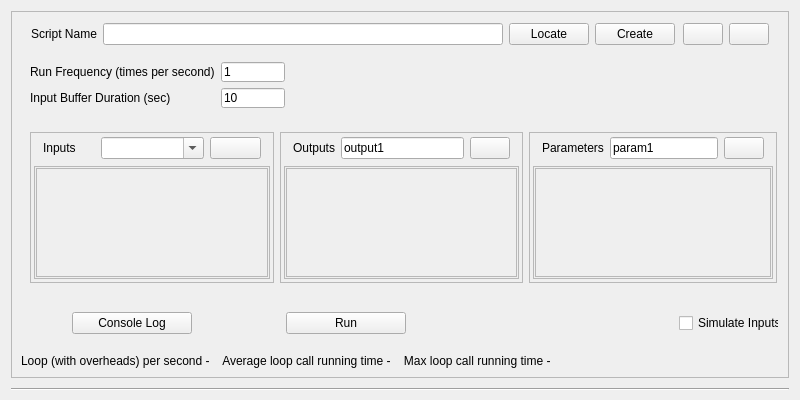
<?xml version="1.0" encoding="UTF-8"?>
<ui version="4.0">
 <class>TopLevelWidget</class>
 <widget class="QWidget" name="TopLevelWidget">
  <property name="geometry">
   <rect>
    <x>0</x>
    <y>0</y>
    <width>800</width>
    <height>400</height>
   </rect>
  </property>
  <property name="sizePolicy">
   <sizepolicy hsizetype="Preferred" vsizetype="Expanding">
    <horstretch>0</horstretch>
    <verstretch>0</verstretch>
   </sizepolicy>
  </property>
  <property name="minimumSize">
   <size>
    <width>620</width>
    <height>400</height>
   </size>
  </property>
  <property name="windowTitle">
   <string>Form</string>
  </property>
  <layout class="QVBoxLayout" name="TopLevelLayout">
   <property name="spacing">
    <number>1</number>
   </property>
   <property name="bottomMargin">
    <number>9</number>
   </property>
   <item>
    <widget class="QFrame" name="frame">
     <property name="sizePolicy">
      <sizepolicy hsizetype="Preferred" vsizetype="Expanding">
       <horstretch>0</horstretch>
       <verstretch>0</verstretch>
      </sizepolicy>
     </property>
     <property name="frameShape">
      <enum>QFrame::StyledPanel</enum>
     </property>
     <property name="frameShadow">
      <enum>QFrame::Raised</enum>
     </property>
     <layout class="QVBoxLayout" name="verticalLayout">
      <item>
       <widget class="QWidget" name="top_widget" native="true">
        <property name="sizePolicy">
         <sizepolicy hsizetype="Minimum" vsizetype="Minimum">
          <horstretch>0</horstretch>
          <verstretch>0</verstretch>
         </sizepolicy>
        </property>
        <property name="minimumSize">
         <size>
          <width>300</width>
          <height>0</height>
         </size>
        </property>
        <property name="maximumSize">
         <size>
          <width>16777215</width>
          <height>16777215</height>
         </size>
        </property>
        <layout class="QHBoxLayout" name="horizontalLayout_2">
         <property name="topMargin">
          <number>1</number>
         </property>
         <property name="bottomMargin">
          <number>1</number>
         </property>
         <item alignment="Qt::AlignLeft">
          <widget class="QWidget" name="widget_script_basic_info" native="true">
           <layout class="QHBoxLayout" name="horizontalLayout_6">
            <property name="leftMargin">
             <number>1</number>
            </property>
            <property name="topMargin">
             <number>1</number>
            </property>
            <property name="rightMargin">
             <number>1</number>
            </property>
            <property name="bottomMargin">
             <number>1</number>
            </property>
            <item alignment="Qt::AlignHCenter">
             <widget class="QLabel" name="scriptNameLabel">
              <property name="sizePolicy">
               <sizepolicy hsizetype="Fixed" vsizetype="Minimum">
                <horstretch>0</horstretch>
                <verstretch>0</verstretch>
               </sizepolicy>
              </property>
              <property name="minimumSize">
               <size>
                <width>0</width>
                <height>0</height>
               </size>
              </property>
              <property name="maximumSize">
               <size>
                <width>16777215</width>
                <height>16777215</height>
               </size>
              </property>
              <property name="toolTip">
               <string>Class name of the RenaScript to be executed</string>
              </property>
              <property name="text">
               <string>Script Name</string>
              </property>
             </widget>
            </item>
            <item alignment="Qt::AlignHCenter">
             <widget class="QLineEdit" name="scriptPathLineEdit">
              <property name="sizePolicy">
               <sizepolicy hsizetype="Expanding" vsizetype="Minimum">
                <horstretch>0</horstretch>
                <verstretch>0</verstretch>
               </sizepolicy>
              </property>
              <property name="minimumSize">
               <size>
                <width>400</width>
                <height>0</height>
               </size>
              </property>
             </widget>
            </item>
            <item alignment="Qt::AlignHCenter">
             <widget class="QPushButton" name="locateBtn">
              <property name="sizePolicy">
               <sizepolicy hsizetype="Minimum" vsizetype="Minimum">
                <horstretch>0</horstretch>
                <verstretch>0</verstretch>
               </sizepolicy>
              </property>
              <property name="minimumSize">
               <size>
                <width>0</width>
                <height>0</height>
               </size>
              </property>
              <property name="text">
               <string>Locate</string>
              </property>
             </widget>
            </item>
            <item alignment="Qt::AlignHCenter">
             <widget class="QPushButton" name="createBtn">
              <property name="sizePolicy">
               <sizepolicy hsizetype="Minimum" vsizetype="Minimum">
                <horstretch>0</horstretch>
                <verstretch>0</verstretch>
               </sizepolicy>
              </property>
              <property name="minimumSize">
               <size>
                <width>0</width>
                <height>0</height>
               </size>
              </property>
              <property name="text">
               <string>Create</string>
              </property>
             </widget>
            </item>
           </layout>
          </widget>
         </item>
         <item alignment="Qt::AlignRight">
          <widget class="QWidget" name="pop_remove_button_widget" native="true">
           <layout class="QHBoxLayout" name="horizontalLayout_7">
            <property name="leftMargin">
             <number>1</number>
            </property>
            <property name="topMargin">
             <number>1</number>
            </property>
            <property name="rightMargin">
             <number>1</number>
            </property>
            <property name="bottomMargin">
             <number>1</number>
            </property>
            <item>
             <widget class="QPushButton" name="PopWindowBtn">
              <property name="text">
               <string/>
              </property>
             </widget>
            </item>
            <item>
             <widget class="QPushButton" name="removeBtn">
              <property name="text">
               <string/>
              </property>
             </widget>
            </item>
           </layout>
          </widget>
         </item>
        </layout>
       </widget>
      </item>
      <item>
       <widget class="QWidget" name="run_params_widget" native="true">
        <property name="sizePolicy">
         <sizepolicy hsizetype="Preferred" vsizetype="Fixed">
          <horstretch>0</horstretch>
          <verstretch>0</verstretch>
         </sizepolicy>
        </property>
        <property name="minimumSize">
         <size>
          <width>0</width>
          <height>64</height>
         </size>
        </property>
        <property name="maximumSize">
         <size>
          <width>16777215</width>
          <height>64</height>
         </size>
        </property>
        <layout class="QFormLayout" name="formLayout">
         <item row="0" column="0">
          <widget class="QLabel" name="label">
           <property name="toolTip">
            <string>In Hz, controls how many times does the script loop run per second.</string>
           </property>
           <property name="text">
            <string>Run Frequency (times per second)</string>
           </property>
          </widget>
         </item>
         <item row="0" column="1">
          <widget class="QLineEdit" name="frequencyLineEdit">
           <property name="maximumSize">
            <size>
             <width>64</width>
             <height>16777215</height>
            </size>
           </property>
           <property name="text">
            <string>1</string>
           </property>
          </widget>
         </item>
         <item row="1" column="0">
          <widget class="QLabel" name="label_2">
           <property name="toolTip">
            <string>The time window of samples the script will have access to at each loop. Buffer will throw out oldest data to allow new data come in.</string>
           </property>
           <property name="text">
            <string>Input Buffer Duration (sec)</string>
           </property>
          </widget>
         </item>
         <item row="1" column="1">
          <widget class="QLineEdit" name="timeWindowLineEdit">
           <property name="maximumSize">
            <size>
             <width>64</width>
             <height>16777215</height>
            </size>
           </property>
           <property name="text">
            <string>10</string>
           </property>
          </widget>
         </item>
        </layout>
       </widget>
      </item>
      <item>
       <widget class="QWidget" name="iop_widget" native="true">
        <property name="sizePolicy">
         <sizepolicy hsizetype="Preferred" vsizetype="Expanding">
          <horstretch>0</horstretch>
          <verstretch>0</verstretch>
         </sizepolicy>
        </property>
        <property name="minimumSize">
         <size>
          <width>0</width>
          <height>0</height>
         </size>
        </property>
        <property name="maximumSize">
         <size>
          <width>16777215</width>
          <height>16777215</height>
         </size>
        </property>
        <layout class="QHBoxLayout" name="horizontalLayout_3">
         <property name="topMargin">
          <number>9</number>
         </property>
         <property name="rightMargin">
          <number>2</number>
         </property>
         <item>
          <widget class="QFrame" name="frame_input">
           <property name="frameShape">
            <enum>QFrame::StyledPanel</enum>
           </property>
           <property name="frameShadow">
            <enum>QFrame::Raised</enum>
           </property>
           <layout class="QVBoxLayout" name="verticalLayout_2">
            <property name="leftMargin">
             <number>1</number>
            </property>
            <property name="topMargin">
             <number>1</number>
            </property>
            <property name="rightMargin">
             <number>1</number>
            </property>
            <property name="bottomMargin">
             <number>1</number>
            </property>
            <item>
             <widget class="QWidget" name="widget_input" native="true">
              <layout class="QVBoxLayout" name="vboxlayout_1">
               <property name="leftMargin">
                <number>2</number>
               </property>
               <property name="topMargin">
                <number>2</number>
               </property>
               <property name="rightMargin">
                <number>2</number>
               </property>
               <property name="bottomMargin">
                <number>2</number>
               </property>
               <item>
                <widget class="QWidget" name="widget_input_controls" native="true">
                 <property name="maximumSize">
                  <size>
                   <width>16777215</width>
                   <height>48</height>
                  </size>
                 </property>
                 <layout class="QHBoxLayout" name="horizontalLayout_4">
                  <property name="leftMargin">
                   <number>9</number>
                  </property>
                  <property name="topMargin">
                   <number>1</number>
                  </property>
                  <property name="bottomMargin">
                   <number>1</number>
                  </property>
                  <item>
                   <widget class="QLabel" name="label_4">
                    <property name="text">
                     <string>Inputs</string>
                    </property>
                   </widget>
                  </item>
                  <item>
                   <widget class="QComboBox" name="inputComboBox">
                    <property name="editable">
                     <bool>true</bool>
                    </property>
                    <property name="placeholderText">
                     <string>Stream name</string>
                    </property>
                   </widget>
                  </item>
                  <item>
                   <widget class="QPushButton" name="addInputBtn">
                    <property name="sizePolicy">
                     <sizepolicy hsizetype="Minimum" vsizetype="Minimum">
                      <horstretch>0</horstretch>
                      <verstretch>0</verstretch>
                     </sizepolicy>
                    </property>
                    <property name="minimumSize">
                     <size>
                      <width>0</width>
                      <height>0</height>
                     </size>
                    </property>
                    <property name="maximumSize">
                     <size>
                      <width>16777215</width>
                      <height>16777215</height>
                     </size>
                    </property>
                    <property name="text">
                     <string/>
                    </property>
                   </widget>
                  </item>
                 </layout>
                </widget>
               </item>
               <item>
                <widget class="QFrame" name="frame_2">
                 <property name="frameShape">
                  <enum>QFrame::StyledPanel</enum>
                 </property>
                 <property name="frameShadow">
                  <enum>QFrame::Raised</enum>
                 </property>
                 <layout class="QVBoxLayout" name="verticalLayout_4">
                  <property name="leftMargin">
                   <number>1</number>
                  </property>
                  <property name="topMargin">
                   <number>1</number>
                  </property>
                  <property name="rightMargin">
                   <number>1</number>
                  </property>
                  <property name="bottomMargin">
                   <number>1</number>
                  </property>
                  <item>
                   <widget class="QScrollArea" name="scrollArea">
                    <property name="widgetResizable">
                     <bool>true</bool>
                    </property>
                    <widget class="QWidget" name="inputScrollContentWidget">
                     <property name="geometry">
                      <rect>
                       <x>0</x>
                       <y>0</y>
                       <width>232</width>
                       <height>102</height>
                      </rect>
                     </property>
                     <layout class="QVBoxLayout" name="inputLayout"/>
                    </widget>
                   </widget>
                  </item>
                 </layout>
                </widget>
               </item>
              </layout>
             </widget>
            </item>
           </layout>
          </widget>
         </item>
         <item>
          <widget class="QFrame" name="frame_output">
           <property name="frameShape">
            <enum>QFrame::StyledPanel</enum>
           </property>
           <property name="frameShadow">
            <enum>QFrame::Raised</enum>
           </property>
           <layout class="QVBoxLayout" name="verticalLayout_3">
            <property name="leftMargin">
             <number>1</number>
            </property>
            <property name="topMargin">
             <number>1</number>
            </property>
            <property name="rightMargin">
             <number>1</number>
            </property>
            <property name="bottomMargin">
             <number>1</number>
            </property>
            <item>
             <widget class="QWidget" name="widget_output" native="true">
              <layout class="QVBoxLayout" name="vboxlayout_1">
               <property name="leftMargin">
                <number>2</number>
               </property>
               <property name="topMargin">
                <number>2</number>
               </property>
               <property name="rightMargin">
                <number>2</number>
               </property>
               <property name="bottomMargin">
                <number>2</number>
               </property>
               <item>
                <widget class="QWidget" name="widget_7" native="true">
                 <property name="maximumSize">
                  <size>
                   <width>16777215</width>
                   <height>48</height>
                  </size>
                 </property>
                 <layout class="QHBoxLayout" name="horizontalLayout_4">
                  <property name="topMargin">
                   <number>1</number>
                  </property>
                  <property name="bottomMargin">
                   <number>1</number>
                  </property>
                  <item>
                   <widget class="QLabel" name="label_4">
                    <property name="text">
                     <string>Outputs</string>
                    </property>
                   </widget>
                  </item>
                  <item>
                   <widget class="QLineEdit" name="output_lineEdit">
                    <property name="text">
                     <string>output1</string>
                    </property>
                   </widget>
                  </item>
                  <item>
                   <widget class="QPushButton" name="addOutput_btn">
                    <property name="sizePolicy">
                     <sizepolicy hsizetype="Minimum" vsizetype="Minimum">
                      <horstretch>0</horstretch>
                      <verstretch>0</verstretch>
                     </sizepolicy>
                    </property>
                    <property name="minimumSize">
                     <size>
                      <width>0</width>
                      <height>0</height>
                     </size>
                    </property>
                    <property name="maximumSize">
                     <size>
                      <width>16777215</width>
                      <height>16777215</height>
                     </size>
                    </property>
                    <property name="text">
                     <string/>
                    </property>
                   </widget>
                  </item>
                 </layout>
                </widget>
               </item>
               <item>
                <widget class="QFrame" name="frame_3">
                 <property name="frameShape">
                  <enum>QFrame::StyledPanel</enum>
                 </property>
                 <property name="frameShadow">
                  <enum>QFrame::Raised</enum>
                 </property>
                 <layout class="QVBoxLayout" name="verticalLayout_5">
                  <property name="leftMargin">
                   <number>1</number>
                  </property>
                  <property name="topMargin">
                   <number>1</number>
                  </property>
                  <property name="rightMargin">
                   <number>1</number>
                  </property>
                  <property name="bottomMargin">
                   <number>1</number>
                  </property>
                  <item>
                   <widget class="QScrollArea" name="scrollArea">
                    <property name="widgetResizable">
                     <bool>true</bool>
                    </property>
                    <widget class="QWidget" name="outputScrollContent">
                     <property name="geometry">
                      <rect>
                       <x>0</x>
                       <y>0</y>
                       <width>233</width>
                       <height>102</height>
                      </rect>
                     </property>
                     <layout class="QVBoxLayout" name="outputLayout"/>
                    </widget>
                   </widget>
                  </item>
                 </layout>
                </widget>
               </item>
              </layout>
             </widget>
            </item>
           </layout>
          </widget>
         </item>
         <item>
          <widget class="QFrame" name="frame_params">
           <property name="sizePolicy">
            <sizepolicy hsizetype="Preferred" vsizetype="Expanding">
             <horstretch>0</horstretch>
             <verstretch>0</verstretch>
            </sizepolicy>
           </property>
           <property name="frameShape">
            <enum>QFrame::StyledPanel</enum>
           </property>
           <property name="frameShadow">
            <enum>QFrame::Raised</enum>
           </property>
           <layout class="QHBoxLayout" name="horizontalLayout_5">
            <property name="leftMargin">
             <number>1</number>
            </property>
            <property name="topMargin">
             <number>1</number>
            </property>
            <property name="rightMargin">
             <number>1</number>
            </property>
            <property name="bottomMargin">
             <number>1</number>
            </property>
            <item>
             <widget class="QWidget" name="widget_params" native="true">
              <property name="sizePolicy">
               <sizepolicy hsizetype="Preferred" vsizetype="Expanding">
                <horstretch>0</horstretch>
                <verstretch>0</verstretch>
               </sizepolicy>
              </property>
              <layout class="QVBoxLayout" name="vboxlayout_1">
               <property name="leftMargin">
                <number>2</number>
               </property>
               <property name="topMargin">
                <number>2</number>
               </property>
               <property name="rightMargin">
                <number>2</number>
               </property>
               <property name="bottomMargin">
                <number>2</number>
               </property>
               <item>
                <widget class="QWidget" name="widget_7" native="true">
                 <property name="maximumSize">
                  <size>
                   <width>16777215</width>
                   <height>48</height>
                  </size>
                 </property>
                 <layout class="QHBoxLayout" name="horizontalLayout_4">
                  <property name="leftMargin">
                   <number>9</number>
                  </property>
                  <property name="topMargin">
                   <number>1</number>
                  </property>
                  <property name="bottomMargin">
                   <number>1</number>
                  </property>
                  <item>
                   <widget class="QLabel" name="label_4">
                    <property name="text">
                     <string>Parameters</string>
                    </property>
                   </widget>
                  </item>
                  <item>
                   <widget class="QLineEdit" name="param_lineEdit">
                    <property name="text">
                     <string>param1</string>
                    </property>
                   </widget>
                  </item>
                  <item>
                   <widget class="QPushButton" name="addParam_btn">
                    <property name="sizePolicy">
                     <sizepolicy hsizetype="Minimum" vsizetype="Minimum">
                      <horstretch>0</horstretch>
                      <verstretch>0</verstretch>
                     </sizepolicy>
                    </property>
                    <property name="minimumSize">
                     <size>
                      <width>0</width>
                      <height>0</height>
                     </size>
                    </property>
                    <property name="maximumSize">
                     <size>
                      <width>16777215</width>
                      <height>16777215</height>
                     </size>
                    </property>
                    <property name="text">
                     <string/>
                    </property>
                   </widget>
                  </item>
                 </layout>
                </widget>
               </item>
               <item>
                <widget class="QFrame" name="frame_4">
                 <property name="sizePolicy">
                  <sizepolicy hsizetype="Preferred" vsizetype="Expanding">
                   <horstretch>0</horstretch>
                   <verstretch>0</verstretch>
                  </sizepolicy>
                 </property>
                 <property name="frameShape">
                  <enum>QFrame::StyledPanel</enum>
                 </property>
                 <property name="frameShadow">
                  <enum>QFrame::Raised</enum>
                 </property>
                 <layout class="QVBoxLayout" name="verticalLayout_6">
                  <property name="leftMargin">
                   <number>1</number>
                  </property>
                  <property name="topMargin">
                   <number>1</number>
                  </property>
                  <property name="rightMargin">
                   <number>1</number>
                  </property>
                  <property name="bottomMargin">
                   <number>1</number>
                  </property>
                  <item>
                   <widget class="QScrollArea" name="scrollArea">
                    <property name="widgetResizable">
                     <bool>true</bool>
                    </property>
                    <widget class="QWidget" name="paramScrollContent">
                     <property name="geometry">
                      <rect>
                       <x>0</x>
                       <y>0</y>
                       <width>232</width>
                       <height>102</height>
                      </rect>
                     </property>
                     <property name="sizePolicy">
                      <sizepolicy hsizetype="Preferred" vsizetype="Expanding">
                       <horstretch>0</horstretch>
                       <verstretch>0</verstretch>
                      </sizepolicy>
                     </property>
                     <layout class="QVBoxLayout" name="paramsLayout"/>
                    </widget>
                   </widget>
                  </item>
                 </layout>
                </widget>
               </item>
              </layout>
             </widget>
            </item>
           </layout>
          </widget>
         </item>
        </layout>
       </widget>
      </item>
      <item>
       <widget class="QWidget" name="actions_widget" native="true">
        <property name="sizePolicy">
         <sizepolicy hsizetype="Preferred" vsizetype="Minimum">
          <horstretch>0</horstretch>
          <verstretch>0</verstretch>
         </sizepolicy>
        </property>
        <property name="minimumSize">
         <size>
          <width>0</width>
          <height>50</height>
         </size>
        </property>
        <property name="maximumSize">
         <size>
          <width>16777215</width>
          <height>16777215</height>
         </size>
        </property>
        <layout class="QHBoxLayout" name="horizontalLayout">
         <property name="leftMargin">
          <number>0</number>
         </property>
         <property name="topMargin">
          <number>0</number>
         </property>
         <property name="rightMargin">
          <number>0</number>
         </property>
         <property name="bottomMargin">
          <number>0</number>
         </property>
         <item alignment="Qt::AlignHCenter|Qt::AlignVCenter">
          <widget class="QPushButton" name="ConsoleLogBtn">
           <property name="sizePolicy">
            <sizepolicy hsizetype="Fixed" vsizetype="Minimum">
             <horstretch>0</horstretch>
             <verstretch>0</verstretch>
            </sizepolicy>
           </property>
           <property name="minimumSize">
            <size>
             <width>120</width>
             <height>0</height>
            </size>
           </property>
           <property name="maximumSize">
            <size>
             <width>120</width>
             <height>16777215</height>
            </size>
           </property>
           <property name="text">
            <string>Console Log</string>
           </property>
          </widget>
         </item>
         <item>
          <widget class="QWidget" name="widget" native="true">
           <property name="sizePolicy">
            <sizepolicy hsizetype="Maximum" vsizetype="Preferred">
             <horstretch>0</horstretch>
             <verstretch>0</verstretch>
            </sizepolicy>
           </property>
           <property name="minimumSize">
            <size>
             <width>300</width>
             <height>0</height>
            </size>
           </property>
           <layout class="QHBoxLayout" name="horizontalLayout_8">
            <property name="leftMargin">
             <number>0</number>
            </property>
            <property name="topMargin">
             <number>0</number>
            </property>
            <property name="rightMargin">
             <number>0</number>
            </property>
            <property name="bottomMargin">
             <number>0</number>
            </property>
            <item alignment="Qt::AlignVCenter">
             <widget class="QPushButton" name="runBtn">
              <property name="sizePolicy">
               <sizepolicy hsizetype="Fixed" vsizetype="Minimum">
                <horstretch>0</horstretch>
                <verstretch>0</verstretch>
               </sizepolicy>
              </property>
              <property name="minimumSize">
               <size>
                <width>120</width>
                <height>0</height>
               </size>
              </property>
              <property name="maximumSize">
               <size>
                <width>120</width>
                <height>16777215</height>
               </size>
              </property>
              <property name="text">
               <string>Run</string>
              </property>
             </widget>
            </item>
            <item>
             <widget class="QLabel" name="stopping_label">
              <property name="sizePolicy">
               <sizepolicy hsizetype="Preferred" vsizetype="Preferred">
                <horstretch>0</horstretch>
                <verstretch>0</verstretch>
               </sizepolicy>
              </property>
              <property name="maximumSize">
               <size>
                <width>64</width>
                <height>16777215</height>
               </size>
              </property>
              <property name="text">
               <string/>
              </property>
             </widget>
            </item>
           </layout>
          </widget>
         </item>
         <item alignment="Qt::AlignRight">
          <widget class="QCheckBox" name="simulateCheckbox">
           <property name="sizePolicy">
            <sizepolicy hsizetype="Minimum" vsizetype="Minimum">
             <horstretch>0</horstretch>
             <verstretch>0</verstretch>
            </sizepolicy>
           </property>
           <property name="maximumSize">
            <size>
             <width>100</width>
             <height>16777215</height>
            </size>
           </property>
           <property name="text">
            <string>Simulate Inputs</string>
           </property>
          </widget>
         </item>
        </layout>
       </widget>
      </item>
      <item>
       <widget class="QLabel" name="realtimeInfoLabel">
        <property name="maximumSize">
         <size>
          <width>16777215</width>
          <height>36</height>
         </size>
        </property>
        <property name="toolTip">
         <string>&lt;html&gt;&lt;head/&gt;&lt;body&gt;&lt;p&gt;Loop (with overheads) per second: the number of &lt;span style=&quot; font-weight:700;&quot;&gt;loop&lt;/span&gt; calls made per second, overhead include the time it takes for the input data to be transferred from the main process to the script process. &lt;/p&gt;&lt;p&gt;Average loop call running time: the average time it takes to complete a loop call, excluding overheads.&lt;/p&gt;&lt;p&gt;Max loop call running time: the running time of the longest loop call seen so far.&lt;/p&gt;&lt;/body&gt;&lt;/html&gt;</string>
        </property>
        <property name="text">
         <string>Loop (with overheads) per second -    Average loop call running time -    Max loop call running time -</string>
        </property>
       </widget>
      </item>
     </layout>
    </widget>
   </item>
   <item>
    <spacer name="verticalSpacer_2">
     <property name="orientation">
      <enum>Qt::Vertical</enum>
     </property>
     <property name="sizeType">
      <enum>QSizePolicy::Minimum</enum>
     </property>
     <property name="sizeHint" stdset="0">
      <size>
       <width>20</width>
       <height>9</height>
      </size>
     </property>
    </spacer>
   </item>
   <item>
    <widget class="Line" name="line_2">
     <property name="orientation">
      <enum>Qt::Horizontal</enum>
     </property>
    </widget>
   </item>
  </layout>
 </widget>
 <resources/>
 <connections/>
</ui>
